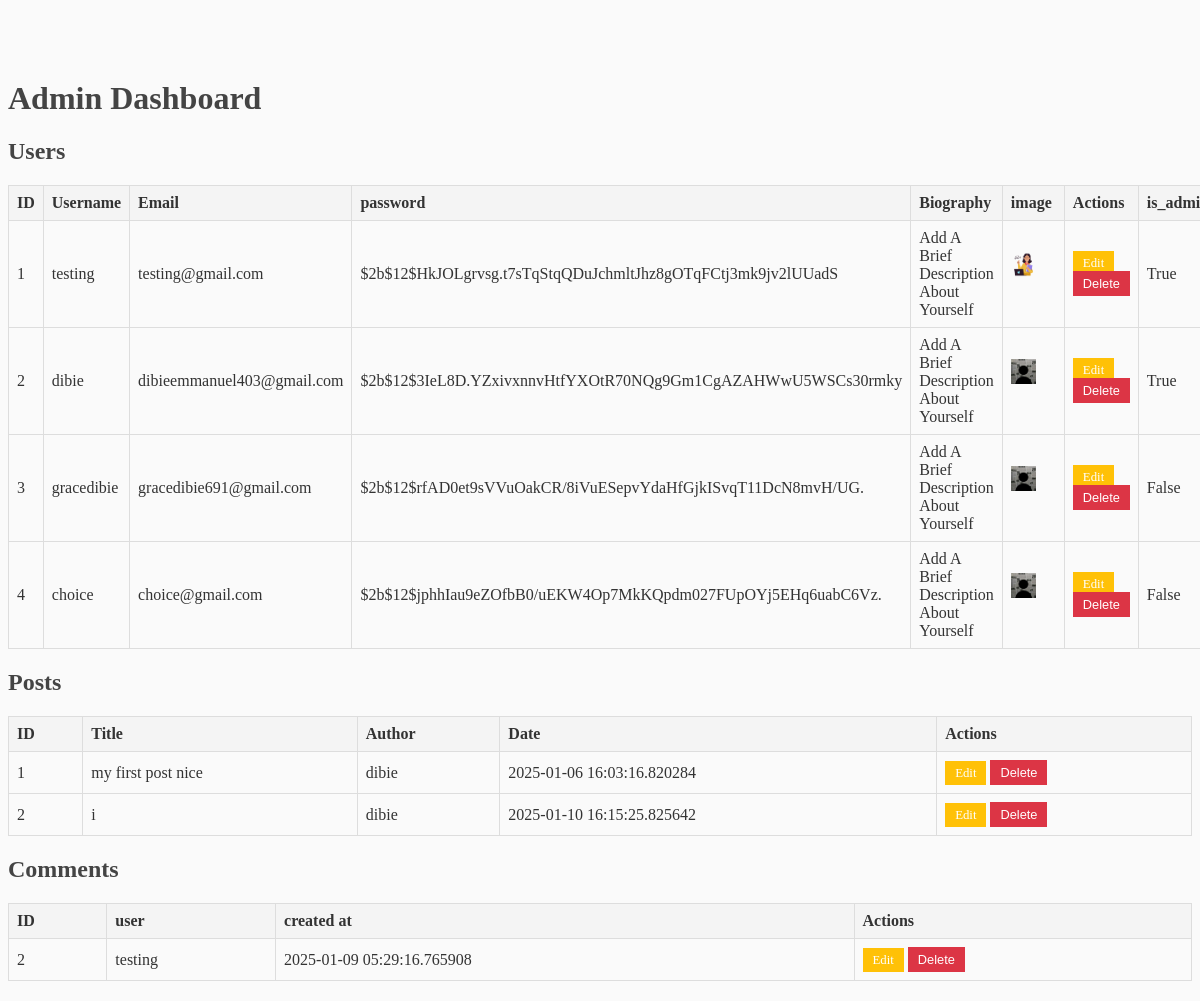
The app's page /admin (signed in), older data.
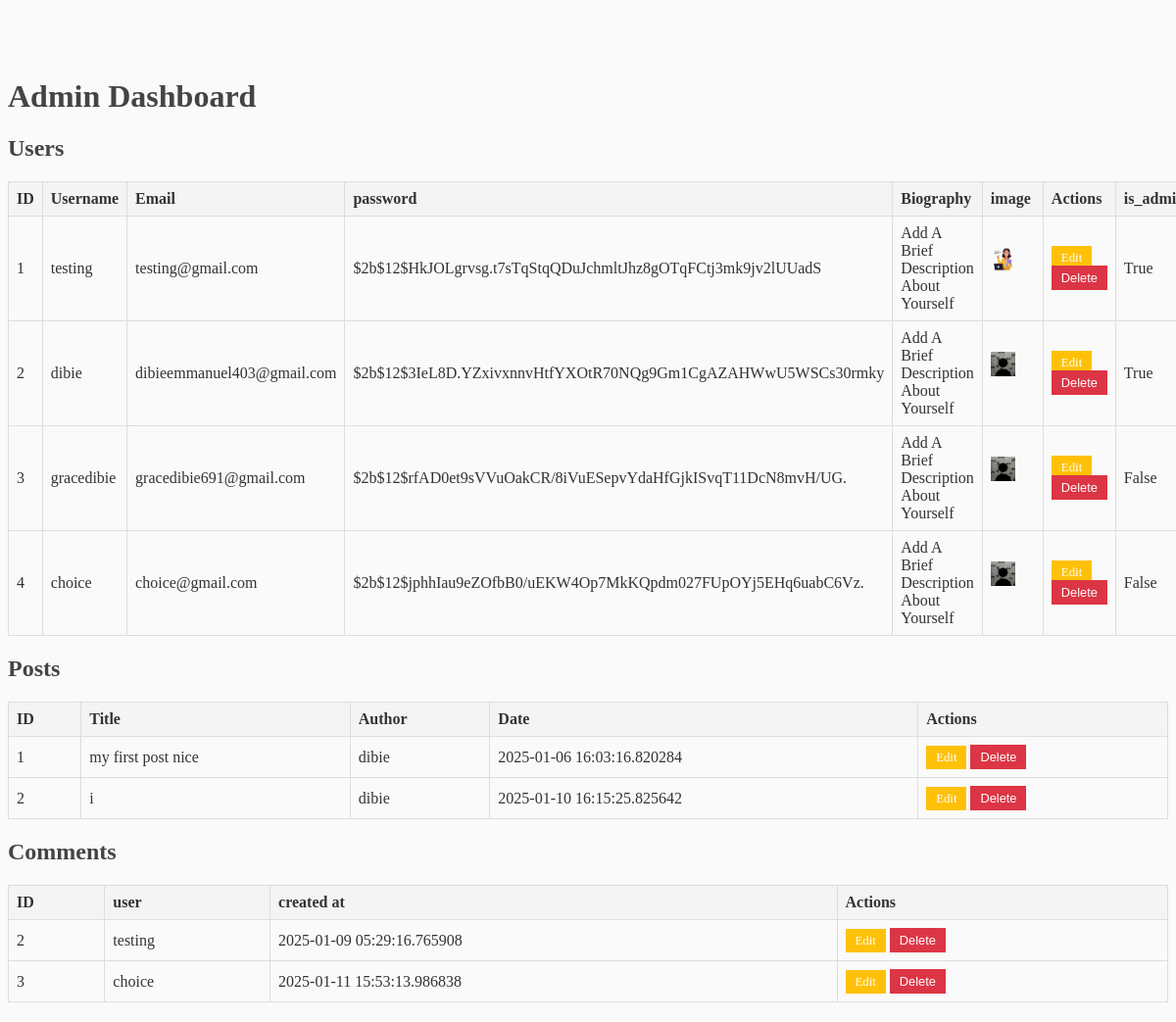
The same page, newer data.
### flaskblog/models.py (models this page shows, shortened)
class User(db.Model, UserMixin):
    id = db.Column(db.Integer, primary_key=True)
    username = db.Column(db.String(20), nullable=False, unique=True)
    email = db.Column(db.String(120), nullable=False, unique=True)
    image_file = db.Column(db.String(20), nullable=False, default='default.jpg')
    password = db.Column(db.String(60), nullable=False)
    posts = db.relationship('Post', backref='author', lazy=True)
    is_admin = db.Column(db.Boolean, nullable=False,default=False)
    Biography= db.Column(db.Text, nullable=False,default='Add A Brief Description About Yourself')

class Post(db.Model):
    id = db.Column(db.Integer, primary_key=True)
    title = db.Column(db.String(100), nullable=False)
    content = db.Column(db.Text, nullable=False)
    date = db.Column(db.DateTime, nullable=False, default=datetime.utcnow)
    user_id = db.Column(db.Integer, db.ForeignKey('user.id'), nullable=False)
    is_admin = db.Column(db.Boolean, nullable=False,default=False)

class Comment(db.Model):
    id = db.Column(db.Integer, primary_key=True)
    content = db.Column(db.String(500), nullable=False)
    user_id = db.Column(db.Integer, db.ForeignKey('user.id'), nullable=False)
    post_id = db.Column(db.Integer, db.ForeignKey('post.id'), nullable=False)
    created_at = db.Column(db.DateTime, default=datetime.utcnow)
    user = db.relationship('User', backref=db.backref('comments', lazy=True))
    post = db.relationship('Post', backref=db.backref('comments', lazy='dynamic'))

### flaskblog/routes.py (the view)
@app.route('/admin', methods=['GET', 'POST'])
@login_required
def admin_page():
    posts = Post.query.all()  # Fetch all posts
    users = User.query.all()  # Fetch all users
    comments=Comment.query.all()
    if current_user.email != 'dibieemmanuel403@gmail.com':  # Ensure the user is an admin
        flash("You are not authorized to access this page.", "danger")
        return redirect(url_for('home'))  # Redirect unauthorized users to home
    return render_template('admin.html', users=users, posts=posts,comments=comments)

### flaskblog/models.py (called while the page is built)
@login_manager.user_loader
def load_user(user_id):
    return User.query.get(int(user_id))

### flaskblog/templates/Admin.html (shortened to what this page needs)
<!DOCTYPE html>
<html lang="en">
<head>
    <link rel="stylesheet" href="{{ url_for('static', filename='main.css') }}">
</head>
<body>
    <div class="container">
        <h1 class="text-center text-primary">Admin Dashboard</h1>
        <h2 class="mt-5">Users</h2>
        <table class="table table-bordered">
            <thead>
                <tr>
                    <th>ID</th>
                    <th>Username</th>
                    <th>Email</th>
                    <th>password</th>
                    <th>Biography</th>
                    <th>image</th>
                    <th>Actions</th>
                    <th>is_admin</th>
                </tr>
            </thead>
            <tbody>
                {% for user in users %}
                <tr>
                    <td>{{ user.id }}</td>
                    <td>{{ user.username }}</td>
                    <td>{{ user.email }}</td>
                    <td>{{ user.password }}</td>
                    <td>{{ user.Biography }}</td>
                    <td><img class="rounded-circle border account-img2 border-primary"
                     src="{{ url_for('static', filename='profile_pics/' + user.image_file) }}"> </td>
                    <td>
                        <a href="{{ url_for('edit_user', user_id=user.id) }}" class="btn11 btn-warning btn-sm">Edit</a>
                        <form action="{{ url_for('delete_user', user_id=user.id) }}" method="POST" style="display:inline;">
                            <button type="submit" class="btn11 btn-danger btn-sm">Delete</button>
                        </form>
                    </td>
                    <td>{{ user.is_admin }}</td>
                </tr>
                {% endfor %}
            </tbody>
        </table>
        <h2 class="mt-5">Posts</h2>
        <table class="table table-bordered">
            <thead>
                <tr>
                    <th>ID</th>
                    <th>Title</th>
                    <th>Author</th>
                    <th>Date</th>
                    <th>Actions</th>
                </tr>
            </thead>
            <tbody>
                {% for post in posts %}
                <tr>
                    <td>{{ post.id }}</td>
                    <td>{{ post.title }}</td>
                    <td>{{ post.author.username }}</td>
                    <td>{{ post.date }}</td>
                    <td>
                        <a href="{{ url_for('edit_post', post_id=post.id) }}" class="btn11 btn-warning btn-sm">Edit</a>
                        <form action="{{ url_for('delete_post', post_id=post.id) }}" method="POST" style="display:inline;">
                            <button type="submit" class="btn11 btn-danger btn-sm">Delete</button>
                        </form>
                    </td>
                </tr>
                {% endfor %}
            </tbody>
        </table>
        <h2 class="mt-5">Comments</h2>
        <table class="table table-bordered">
            <thead>
                <tr>
                    <th>ID</th>
                    <th>user</th>
                    <th>created at</th>
                    <th>Actions</th>
                </tr>
            </thead>
            <tbody>
                {% for comment in comments %}
                <tr>
                    <td>{{ comment.id }}</td>
                    <td>{{ comment.user.username }}</td>
                    <td>{{ comment.created_at }}</td>
                    <td>
                        <a class="btn11 btn-warning btn-sm">Edit</a>
                        <form action="{{ url_for('delete_comment_admin', comment_id=comment.id) }}" method="POST" style="display:inline;">
                            <button type="submit" class="btn11 btn-danger btn-sm">Delete</button>
                        </form>
                    </td>
                </tr>
               {% endfor %}
            </tbody>
        </table>
    </div>
</body>
</html>

Row changes from the older to the newer data that the page shows:
added Comment: id "3", user.username "choice", created_at "2025-01-11 15:53:13.986838"
